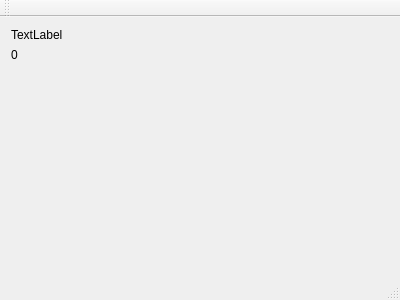
<?xml version="1.0" encoding="UTF-8"?>
<ui version="4.0">
 <class>MainWindow</class>
 <widget class="QMainWindow" name="MainWindow">
  <property name="geometry">
   <rect>
    <x>0</x>
    <y>0</y>
    <width>400</width>
    <height>300</height>
   </rect>
  </property>
  <property name="windowTitle">
   <string>MainWindow</string>
  </property>
  <widget class="QWidget" name="centralWidget">
   <layout class="QVBoxLayout" name="verticalLayout">
    <item>
     <widget class="QLabel" name="label">
      <property name="text">
       <string>TextLabel</string>
      </property>
     </widget>
    </item>
    <item>
     <widget class="QLabel" name="label_2">
      <property name="text">
       <string>0</string>
      </property>
     </widget>
    </item>
    <item>
     <spacer name="verticalSpacer">
      <property name="orientation">
       <enum>Qt::Vertical</enum>
      </property>
      <property name="sizeHint" stdset="0">
       <size>
        <width>20</width>
        <height>184</height>
       </size>
      </property>
     </spacer>
    </item>
   </layout>
  </widget>
  <widget class="QMenuBar" name="menuBar">
   <property name="geometry">
    <rect>
     <x>0</x>
     <y>0</y>
     <width>400</width>
     <height>24</height>
    </rect>
   </property>
  </widget>
  <widget class="QToolBar" name="mainToolBar">
   <attribute name="toolBarArea">
    <enum>TopToolBarArea</enum>
   </attribute>
   <attribute name="toolBarBreak">
    <bool>false</bool>
   </attribute>
  </widget>
  <widget class="QStatusBar" name="statusBar"/>
 </widget>
 <layoutdefault spacing="6" margin="11"/>
 <resources/>
 <connections/>
</ui>
